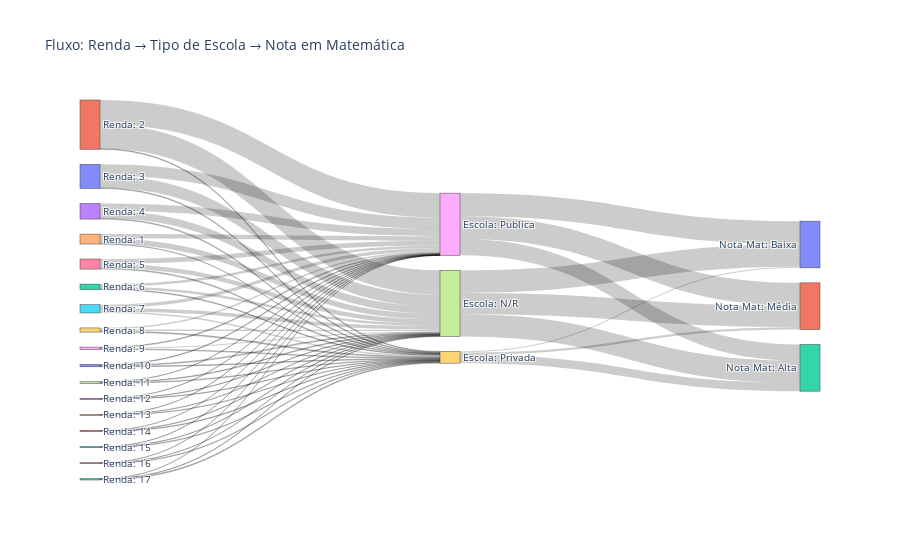

The notebook cell this image was saved under:
### Markdown cell above
### 6.6 Sankey (fluxo dos dados): Renda → Escola → Nota em Matemática

### Code cell
# Usa apenas colunas relevantes
df_sankey = df_bn[['Renda', 'Escola', 'Nota_Matematica']].dropna().copy()

# Converte tudo para string (plotly gosta de labels texto)
df_sankey['Renda_str'] = 'Renda: ' + df_sankey['Renda'].astype(int).astype(str)
df_sankey['Escola_str'] = 'Escola: ' + df_sankey['Escola'].astype(str)
df_sankey['Nota_str'] = 'Nota Mat: ' + df_sankey['Nota_Matematica'].astype(str)

# Lista de todos os nós (labels)
labels = list(
    pd.unique(
        pd.concat([df_sankey['Renda_str'], df_sankey['Escola_str'], df_sankey['Nota_str']])
    )
)

label_to_idx = {lab: i for i, lab in enumerate(labels)}

# Fluxo Renda → Escola
links_RE = (
    df_sankey
    .groupby(['Renda_str', 'Escola_str'])
    .size()
    .reset_index(name='count')
)

# Fluxo Escola → Nota
links_EN = (
    df_sankey
    .groupby(['Escola_str', 'Nota_str'])
    .size()
    .reset_index(name='count')
)

# Monta listas source/target/value
source = []
target = []
value  = []

# Renda → Escola
for _, row in links_RE.iterrows():
    source.append(label_to_idx[row['Renda_str']])
    target.append(label_to_idx[row['Escola_str']])
    value.append(row['count'])

# Escola → Nota
for _, row in links_EN.iterrows():
    source.append(label_to_idx[row['Escola_str']])
    target.append(label_to_idx[row['Nota_str']])
    value.append(row['count'])

fig = go.Figure(data=[go.Sankey(
    node=dict(
        pad=15,
        thickness=20,
        line=dict(width=0.5),
        label=labels,
    ),
    link=dict(
        source=source,
        target=target,
        value=value,
    )
)])

fig.update_layout(
    title_text="Fluxo: Renda → Tipo de Escola → Nota em Matemática",
    font_size=10
)# 7. Conclusões e Insights Finais da Rede Bayesiana
fig.show()

### Figure 1 — Plotly figure (JSON) as saved in the notebook; plotly's stock layout.template omitted (floating-point values rounded to 4 significant figures)
{"data": [{"link": {"source": [4, 4, 4, 10, 10, 10, 7, 7, 7, 13, 13, 13, 14, 14, 14, 11, 11, 11, 15, 15, 15, 16, 16, 16, 12, 12, 12, 1, 1, 1, 0, 0, 0, 3, 3, 3, 6, 6, 6, 2, 2, 2, 5, 5, 5, 9, 9, 9, 8, 8, 8, 17, 17, 17, 19, 19, 19, 18, 18, 18], "target": [17, 19, 18, 17, 19, 18, 17, 19, 18, 17, 19, 18, 17, 19, 18, 17, 19, 18, 17, 19, 18, 17, 19, 18, 17, 19, 18, 17, 19, 18, 17, 19, 18, 17, 19, 18, 17, 19, 18, 17, 19, 18, 17, 19, 18, 17, 19, 18, 17, 19, 18, 22, 20, 21, 22, 20, 21, 22, 20, 21], "value": [36282, 636, 30022, 6147, 4602, 4006, 4328, 4290, 2384, 2869, 3015, 1439, 2613, 2685, 1176, 3038, 3541, 1088, 2789, 3792, 818, 2424, 3905, 531, 2515, 5729, 468, 162751, 4873, 164969, 81594, 5053, 76367, 49720, 5754, 49899, 30164, 5897, 31877, 16178, 4563, 17116, 23646, 9498, 22522, 11536, 6658, 9742, 7009, 4652, 5216, 148745, 152329, 144529, 56153, 6900, 16090, 109876, 155727, 154037]}, "node": {"label": ["Renda: 3", "Renda: 2", "Renda: 6", "Renda: 4", "Renda: 1", "Renda: 7", "Renda: 5", "Renda: 11", "Renda: 9", "Renda: 8", "Renda: 10", "Renda: 14", "Renda: 17", "Renda: 12", "Renda: 13", "Renda: 15", "Renda: 16", "Escola: N/R", "Escola: Publica", "Escola: Privada", "Nota Mat: Baixa", "Nota Mat: Média", "Nota Mat: Alta"], "line": {"width": 0.5}, "pad": 15, "thickness": 20}, "type": "sankey"}], "layout": {"font": {"size": 10}, "title": {"text": "Fluxo: Renda → Tipo de Escola → Nota em Matemática"}}}
